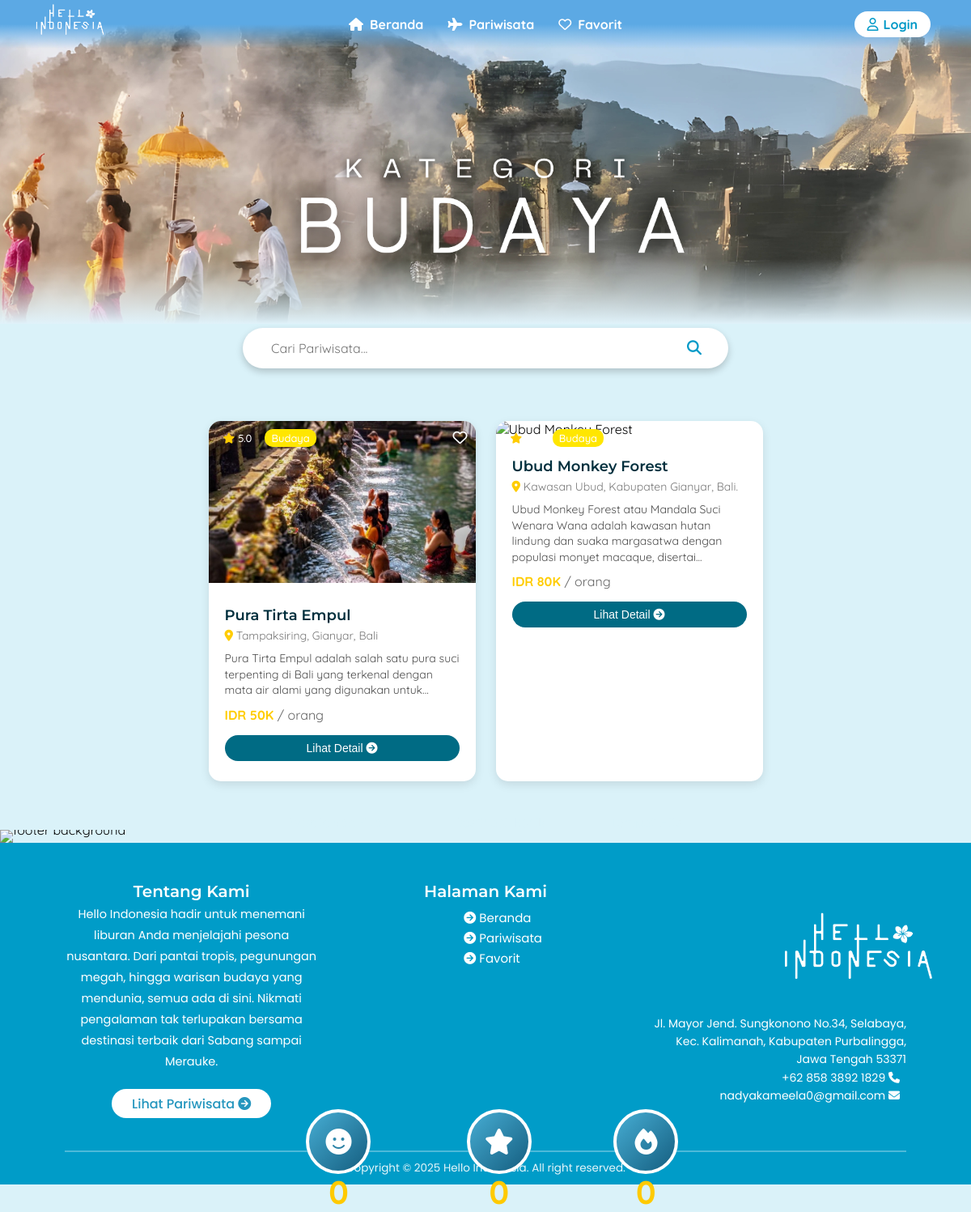
Page /user/kategori_budaya.php on the committed database.
### tables this page shows
CREATE TABLE `pariwisata` (
  `id_pariwisata` int(11) NOT NULL,
  `nama_pariwisata` varchar(100) NOT NULL,
  `id_kategori` int(11) NOT NULL,
  `lokasi_pariwisata` varchar(150) NOT NULL,
  `alamat_pariwisata` text NOT NULL,
  `deskripsi_pariwisata` text NOT NULL,
  `harga_pariwisata` int(11) NOT NULL,
  `satuan_harga` enum('/ orang','/ porsi') NOT NULL,
  `hari_operasional` enum('Senin','Selasa','Rabu','Kamis','Jumat','Sabtu','Minggu','Setiap Hari') NOT NULL,
  `jam_buka` time DEFAULT NULL,
  `jam_tutup` time DEFAULT NULL,
  `zona_waktu` enum('WIB','WITA','WIT') DEFAULT NULL,
  `rating_pariwisata` decimal(2,1) DEFAULT 0.0,
  `tanggal_input` datetime DEFAULT current_timestamp()
);

CREATE TABLE `pariwisata_gambar` (
  `id_gambar` int(11) NOT NULL,
  `id_pariwisata` int(11) NOT NULL,
  `nama_gambar` varchar(255) NOT NULL,
  `urutan` int(2) DEFAULT 1
);

CREATE TABLE `kategori` (
  `id_kategori` int(11) NOT NULL,
  `nama_kategori` varchar(100) NOT NULL
);

### user/kategori_budaya.php (the view, shortened to what this page needs)
<?php
require_once '../koneksi/koneksi.php';
$kategori_aktif = isset($_GET['kategori']) ? $_GET['kategori'] : 'budaya';
$query_total = "SELECT COUNT(*) as total FROM pariwisata";
$result_total = mysqli_query($koneksi, $query_total);
$row_total = mysqli_fetch_assoc($result_total);
$total_destinasi = $row_total['total'];
$query_ikonik = "SELECT COUNT(*) as ikonik FROM pariwisata WHERE rating_pariwisata = 5.0";
$result_ikonik = mysqli_query($koneksi, $query_ikonik);
$row_ikonik = mysqli_fetch_assoc($result_ikonik);
$destinasi_ikonik = $row_ikonik['ikonik'];
$wisatawan_puas = 1000;
$sql2 = "SELECT p.*, k.nama_kategori
        FROM pariwisata p
        JOIN kategori k ON p.id_kategori = k.id_kategori
        WHERE k.nama_kategori = '$kategori_aktif'
        ORDER BY p.rating_pariwisata DESC
        LIMIT 12";
$query = mysqli_query($koneksi, $sql2);
$jumlah_data = mysqli_num_rows($query);
?>
<!DOCTYPE html>
<html lang="en">
<head>
    <link rel="stylesheet" href="https://cdnjs.cloudflare.com/ajax/libs/font-awesome/6.4.0/css/all.min.css">
    <link rel="stylesheet" href="kategori_budaya.css">
</head>
<body>
    <?php include "template/navbar.php"; ?>
    <section class="hero">
        <div class="search-container">
            <form action="hasil_pencarian.php" method="GET" class="search-form">
                <input type="text" name="q" placeholder="Cari Pariwisata..." class="search-input" id="searchInput">
                <button type="submit" class="search-btn">
                    <i class="fa-solid fa-magnifying-glass"></i>
                </button>
            </form>
        </div>
    </section>
    <br><br><br><br><br><br><br>
    <div class="populer-grid">
        <?php if ($jumlah_data > 0): ?>
            <?php while ($data = mysqli_fetch_assoc($query)): ?>
                <?php
                $id_pariwisata = $data['id_pariwisata'];
                $sql_gambar = "SELECT nama_gambar
                     FROM pariwisata_gambar
                     WHERE id_pariwisata = '$id_pariwisata'
                     ORDER BY urutan ASC
                     LIMIT 1";
                $query_gambar = mysqli_query($koneksi, $sql_gambar);
                $gambar = mysqli_fetch_assoc($query_gambar);
                $gambar_default = 'gambar/default/default.png';
                if ($gambar && !empty($gambar['nama_gambar'])) {
                    $path_gambar = '../admin/gambar-admin/pariwisata/';
                    $gambar_url = $path_gambar . $gambar['nama_gambar'];
                } else {
                    $gambar_url = $gambar_default;
                }
                ?>
                <div class="populer-card">
                    <div class="populer-img">
                        <img src="<?= htmlspecialchars($gambar_url) ?>"
                            alt="<?= htmlspecialchars($data['nama_pariwisata']) ?>">
                        <div class="top-bar">
                            <div class="left-info">
                                <span class="rating">
                                    <i class="fa-solid fa-star" style="color: #FFCC00;"></i>
                                    <?= number_format($data['rating_pariwisata'], 1) ?>
                                </span>
                                <span class="kategorii"><?= htmlspecialchars($data['nama_kategori']) ?></span>
                            </div>
                            <button class="favorite-btn-card" data-id="<?= $data['id_pariwisata'] ?>">
                                <i class="fa-regular fa-heart"></i>
                            </button>
                        </div>
                    </div>
                    <div class="populer-content">
                        <h3><?= htmlspecialchars($data['nama_pariwisata']) ?></h3>
                        <p class="lokasi">
                            <i class="fa-solid fa-location-dot" style="color: #FFCC00;"></i>
                            <?= htmlspecialchars($data['lokasi_pariwisata']) ?>
                        </p>
                        <?php
                        $deskripsi_asli = utf8_encode(strip_tags($data['deskripsi_pariwisata']));
                        $deskripsi = explode(" ", $deskripsi_asli);
                        $deskripsi_singkat = implode(" ", array_slice($deskripsi, 0, 20));
                        if (count($deskripsi) > 20) $deskripsi_singkat .= "...";
                        ?>
                        <p class="deskripsi"><?= htmlspecialchars($deskripsi_singkat) ?></p>
                        <p class="harga">
                            IDR <?= number_format($data['harga_pariwisata'] / 1000, 0) ?>K
                            <span><?= $data['satuan_harga'] ?></span>
                        </p>
                        <button class="btn-detail" data-modal="modal<?= $data['id_pariwisata'] ?>">
                            Lihat Detail <i class="fa-solid fa-circle-arrow-right"></i>
                        </button>
                    </div>
                </div>
            <?php endwhile; ?>
        <?php endif; ?>
    </div>
    <br><br>
    <div class="container">
        <section class="why-hello-indonesia">
            <div class="stats-container">
                <div class="stat-item">
                    <div class="stat-icon">
                        <i class="fas fa-smile"></i>
                    </div>
                    <div class="stat-number" data-count="<?php echo $wisatawan_puas; ?>">0</div>
                    <p class="stat-label">Wisatawan Puas</p>
                </div>
                <div class="stat-item">
                    <div class="stat-icon">
                        <i class="fas fa-star"></i>
                    </div>
                    <div class="stat-number" data-count="<?php echo $destinasi_ikonik; ?>">0</div>
                    <p class="stat-label">Destinasi Ikonik</p>
                </div>
                <div class="stat-item">
                    <div class="stat-icon">
                        <i class="fas fa-fire"></i>
                    </div>
                    <div class="stat-number" data-count="<?php echo $total_destinasi; ?>">0</div>
                    <p class="stat-label">Tempat Hits</p>
                </div>
            </div>
    </div>
    <?php include "template/footer.php"; ?>
</body>
</html>

### user/template/navbar.php
<nav class="navbar">
    <div class="nav-left">
        <img src="gambar/logo/logo.png" alt="Logo Hello Indonesia" height="70" style="margin-left: -25px;">
    </div>
    <div class="nav-center">
        <div class="nav-links">
            <?php
            $current_page = basename($_SERVER['PHP_SELF']);
            $beranda_active = ($current_page == 'beranda.php') ? 'active' : '';
            $pariwisata_active = ($current_page == 'pariwisata.php') ? 'active' : '';
            $favorite_active = ($current_page == 'favorit.php') ? 'active' : '';
            ?>
            <a href="beranda.php" class="<?php echo $beranda_active; ?>">
                <i class="fa-solid fa-house"></i> Beranda
            </a>
            <a href="pariwisata.php" class="<?php echo $pariwisata_active; ?>">
                <i class="fa-solid fa-plane" class="<?php echo $favorite_active; ?>"></i> Pariwisata
            </a>
            <a href="favorit.php" class="<?php echo $favorite_active; ?>">
                <i class="fa-regular fa-heart"></i> Favorit
            </a>
        </div>
    </div>
    <div class="nav-right">
        <?php if (isset($_SESSION['username'])): ?>
            <div class="user-info">
                <span class="username"><i class="fa-solid fa-at"></i> <?php echo htmlspecialchars($_SESSION['username']); ?></span>
                <a href="../login/logout.php" class="login-btn"><i class="fa-solid fa-user-slash"></i> Logout</a>
            </div>
        <?php else: ?>
            <a href="../login/login.php" class="login-btn"><i class="fa-regular fa-user"></i> Login</a>
        <?php endif; ?>
    </div>
</nav>

### user/template/footer.php (shortened to what this page needs)
<div class="footer-wrapper">
    <img src="../footer/footer5.png" alt="footer background" class="footer-img">
    <footer class="footer">
        <div class="footer-container">
            <div class="footer-section about">
                <h3>Tentang Kami</h3>
                <p>
                    Hello Indonesia hadir untuk menemani liburan Anda menjelajahi pesona nusantara.
                    Dari pantai tropis, pegunungan megah, hingga warisan budaya yang mendunia,
                    semua ada di sini. Nikmati pengalaman tak terlupakan bersama destinasi terbaik
                    dari Sabang sampai Merauke.
                </p>
                <a href="pariwisata.php" class="btn-pariwisata">Lihat Pariwisata <i class="fa-solid fa-circle-arrow-right"></i></a>
            </div>
            <div class="footer-section links">
                <h3>Halaman Kami</h3><br>
                <ul>
                    <li><a href="beranda.php"><i class="fa-solid fa-circle-arrow-right"></i> Beranda</a></li>
                    <li><a href="pariwisata.php"><i class="fa-solid fa-circle-arrow-right"></i> Pariwisata</a></li>
                    <li><a href="favorit.php"><i class="fa-solid fa-circle-arrow-right"></i> Favorit</a></li>
                </ul>
            </div>
            <div class="footer-section contact">
                <img src="../user/gambar/logo/logo.png" alt="Hello Indonesia" class="footer-logo" />
                <p>
                    Jl. Mayor Jend. Sungkonono No.34, Selabaya,<br>
                    Kec. Kalimanah, Kabupaten Purbalingga,<br>
                    Jawa Tengah 53371
                </p>
                <br>
                <p>+62 858 3892 1829 <i class="fa-solid fa-phone"></i></p>
                <p>nadyakameela0@gmail.com <i class="fa-solid fa-envelope"></i> </p>
            </div>
        </div>
        <hr class="footer-divider">
        <div class="footer-bottom">
            <p>Copyright © 2025 Hello Indonesia. All right reserved.</p>
        </div>
    </footer>
</div>

### rows in the picture
pariwisata: pariwisata_gambar.nama_gambar (picture), rating_pariwisata "5.0", id_kategori.nama_kategori "Budaya", nama_pariwisata "Pura Tirta Empul", lokasi_pariwisata "Tampaksiring, Gianyar, Bali", deskripsi_singkat "Pura Tirta Empul adalah salah satu pura suci terpenting di Bali yang terkenal dengan mata air alami yang digunakan untuk...", $data['harga_pariwisata']/1000 "50", satuan_harga "/ orang"
pariwisata: rating_pariwisata "4.0", id_kategori.nama_kategori "Budaya", nama_pariwisata "Ubud Monkey Forest", lokasi_pariwisata "Kawasan Ubud, Kabupaten Gianyar, Bali.", deskripsi_singkat "Ubud Monkey Forest atau Mandala Suci Wenara Wana adalah kawasan hutan lindung dan suaka margasatwa dengan populasi monyet macaque, disertai...", $data['harga_pariwisata']/1000 "80", satuan_harga "/ orang"
